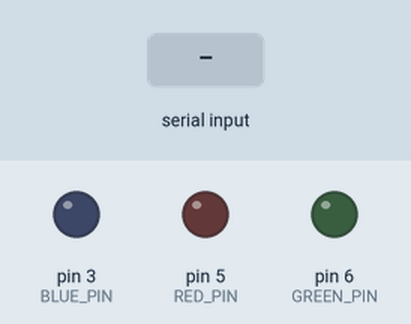
This sketch was run on a simulated Arduino Uno, built with avr-gcc and run on an emulated ATmega328P. Shown: output pins drawn as LEDs (lit = HIGH). The inputs (shaded band) are chosen by the test bench.

Above: at 1.2 s.
1.3 s: byte 0 (0) received over Serial
At 2.5 s:
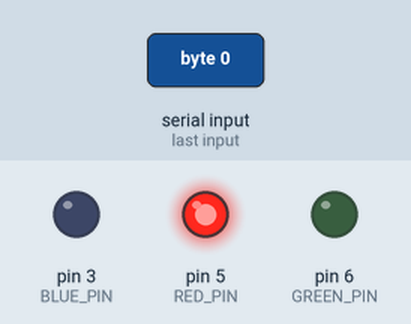
2.8 s: byte 1 (1) received over Serial
At 3.8 s:
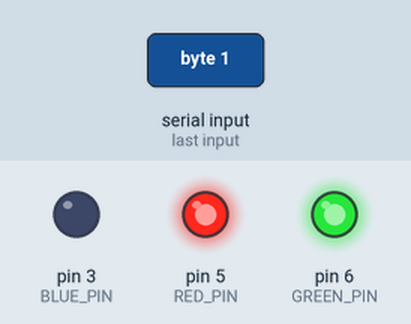
4.3 s: byte 2 (2) received over Serial
At 5.0 s:
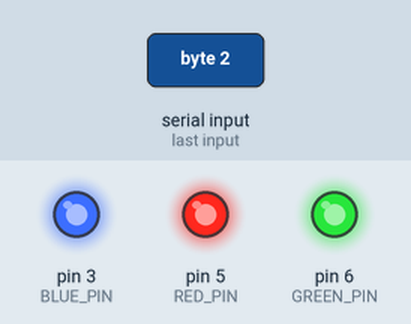
Timing chart, 0 to 7.3 s (numbered marks = the images above; inputs shaded):
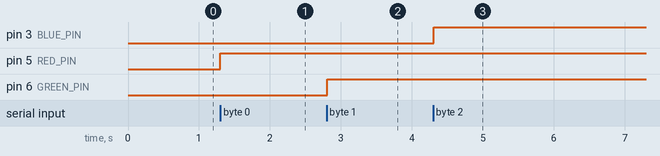

Measured:
- after the input at 1.3 s, pin 5 (RED_PIN): LOW → HIGH at once
- after the input at 2.8 s, pin 6 (GREEN_PIN): LOW → HIGH at once
- after the input at 4.3 s, pin 3 (BLUE_PIN): LOW → HIGH at once

The sketch:

arduino_code.ino
```cpp
#define BLUE_PIN 3
#define RED_PIN 5
#define GREEN_PIN 6

byte RED_VALUE = 0;
byte GREEN_VALUE = 0;
byte BLUE_VALUE = 0;

void setup()
{
    pinMode(RED_PIN, OUTPUT);
    pinMode(GREEN_PIN, OUTPUT);
    pinMode(BLUE_PIN, OUTPUT);

    changeColor();

    Serial.begin(9600);
}
void loop()
{
    if (Serial.available() > 0)
    {
        byte color = Serial.read();
        byte value = Serial.read();
        {

            // 0 == red
            // 1 == green
            // 2 == blue
            if (color == 0)
                RED_VALUE = value;
            else if (color == 1)
                GREEN_VALUE = value;
            else if (color == 2)
                BLUE_VALUE = value;
        }
    }
    changeColor();
    delay(20);
}

void changeColor()
{
    analogWrite(RED_PIN, RED_VALUE);
    analogWrite(GREEN_PIN, GREEN_VALUE);
    analogWrite(BLUE_PIN, BLUE_VALUE);
}
```
